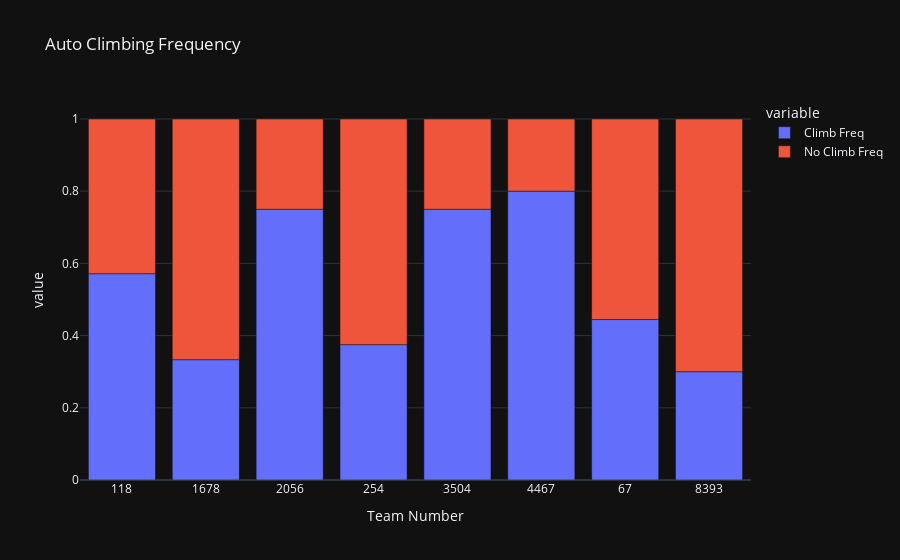

Notebook cell for this chart:
### Code cell
# avg_team = scouted_data.groupby("Team Number").mean(numeric_only = True)
# print(avg_team)
auto_climbing_status_df = scouted_data.groupby("Team Number")["Auto Climbing Status"].value_counts().unstack(fill_value=0).reset_index()
# print(auto_climbing_status_df)
auto_climbing_status_df["Climb Freq"] = auto_climbing_status_df[True] / (auto_climbing_status_df[True] + auto_climbing_status_df[False])
auto_climbing_status_df["No Climb Freq"] = auto_climbing_status_df[False] / (auto_climbing_status_df[True] + auto_climbing_status_df[False])
# print(auto_climbing_status_df)
fig = px.bar(auto_climbing_status_df, x = "Team Number", y = ["Climb Freq", "No Climb Freq"], title = "Auto Climbing Frequency")
fig.show()

### Figure 1 — Plotly figure (JSON) as saved in the notebook; plotly's stock layout.template omitted (floating-point values rounded to 4 significant figures)
{"data": [{"hovertemplate": "variable=Climb Freq<br>Team Number=%{x}<br>value=%{y}<extra></extra>", "legendgroup": "Climb Freq", "marker": {"color": "#636efa", "pattern": {"shape": ""}}, "name": "Climb Freq", "orientation": "v", "showlegend": true, "textposition": "auto", "x": ["118", "1678", "2056", "254", "3504", "4467", "67", "8393"], "xaxis": "x", "y": [0.5714, 0.3333, 0.75, 0.375, 0.75, 0.8, 0.4444, 0.3], "yaxis": "y", "type": "bar"}, {"hovertemplate": "variable=No Climb Freq<br>Team Number=%{x}<br>value=%{y}<extra></extra>", "legendgroup": "No Climb Freq", "marker": {"color": "#EF553B", "pattern": {"shape": ""}}, "name": "No Climb Freq", "orientation": "v", "showlegend": true, "textposition": "auto", "x": ["118", "1678", "2056", "254", "3504", "4467", "67", "8393"], "xaxis": "x", "y": [0.4286, 0.6667, 0.25, 0.625, 0.25, 0.2, 0.5556, 0.7], "yaxis": "y", "type": "bar"}], "layout": {"xaxis": {"anchor": "y", "domain": [0.0, 1.0], "title": {"text": "Team Number"}}, "yaxis": {"anchor": "x", "domain": [0.0, 1.0], "title": {"text": "value"}}, "legend": {"title": {"text": "variable"}, "tracegroupgap": 0}, "title": {"text": "Auto Climbing Frequency"}, "barmode": "relative"}}
